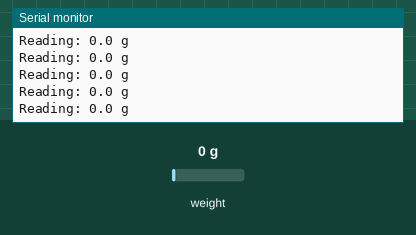
Bench run of a sketch on a simulated ESP8266 (NodeMCU). Shown: the last lines printed to the serial monitor. Inputs (shaded band) come from the test bench; at power-on: weight on the scale 0 g.

Above: at 2.2 s.
2.3 s: weight on the scale set to 100 g
At 2.31 s:
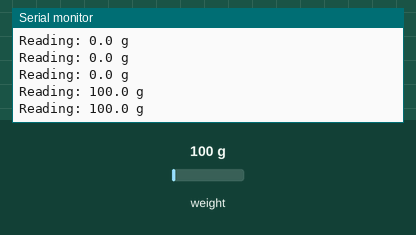
5.3 s: weight on the scale set to 1250 g
At 12.73 s:
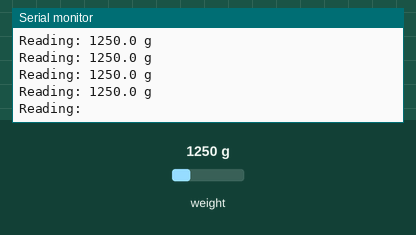
Timing chart, 0 to 12.8 s (numbered marks = the images above; inputs shaded):
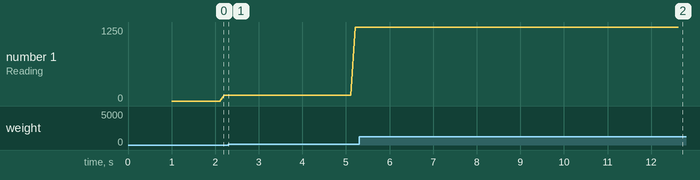

Measured:
- after the input at 2.3 s, the serial monitor: prints a new line at once (image 1)
- after the input at 5.3 s, the serial monitor: prints a new line at once (image 2)
- plotted number 1: 100 → 1250 after the input at 2.3 s

The sketch:

loadcell.ino
```cpp
#include "HX711.h"

#define calibration_factor 705.0 //This value is obtained using the SparkFun_HX711_Calibration sketch

const int LOADCELL_DOUT_PIN = D3;
const int LOADCELL_SCK_PIN = D2;

HX711 scale;

void setup() {
  Serial.begin(9600);
  Serial.println("HX711 scale demo");

  scale.begin(LOADCELL_DOUT_PIN, LOADCELL_SCK_PIN);
  scale.set_scale(calibration_factor); //This value is obtained by using the SparkFun_HX711_Calibration sketch
  scale.tare(); //Assuming there is no weight on the scale at start up, reset the scale to 0

  Serial.println("Readings:");
}

void loop() {
  Serial.print("Reading: ");
  Serial.print(scale.get_units(), 1); //scale.get_units() returns a float
  Serial.print(" g"); //You can change this to kg but you'll need to refactor the calibration_factor
  Serial.println();
}
```
